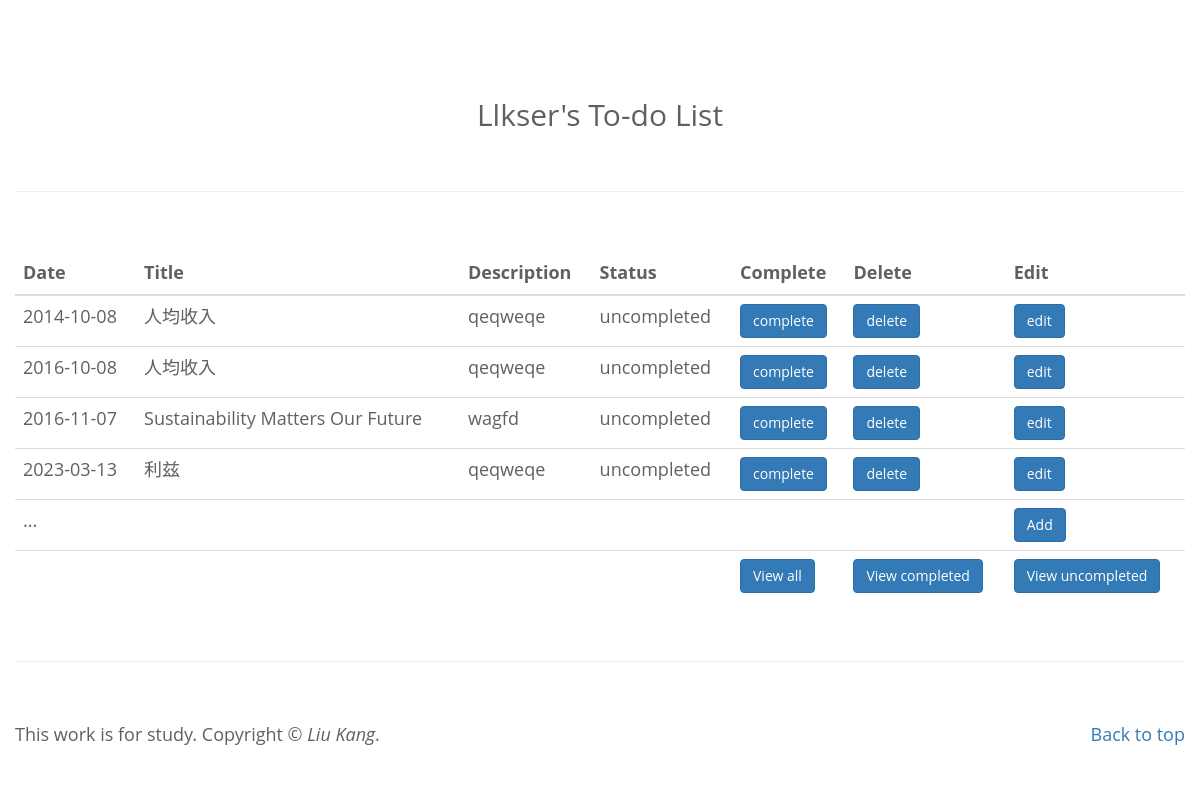
Page /viewUncompleted on the earlier database version.
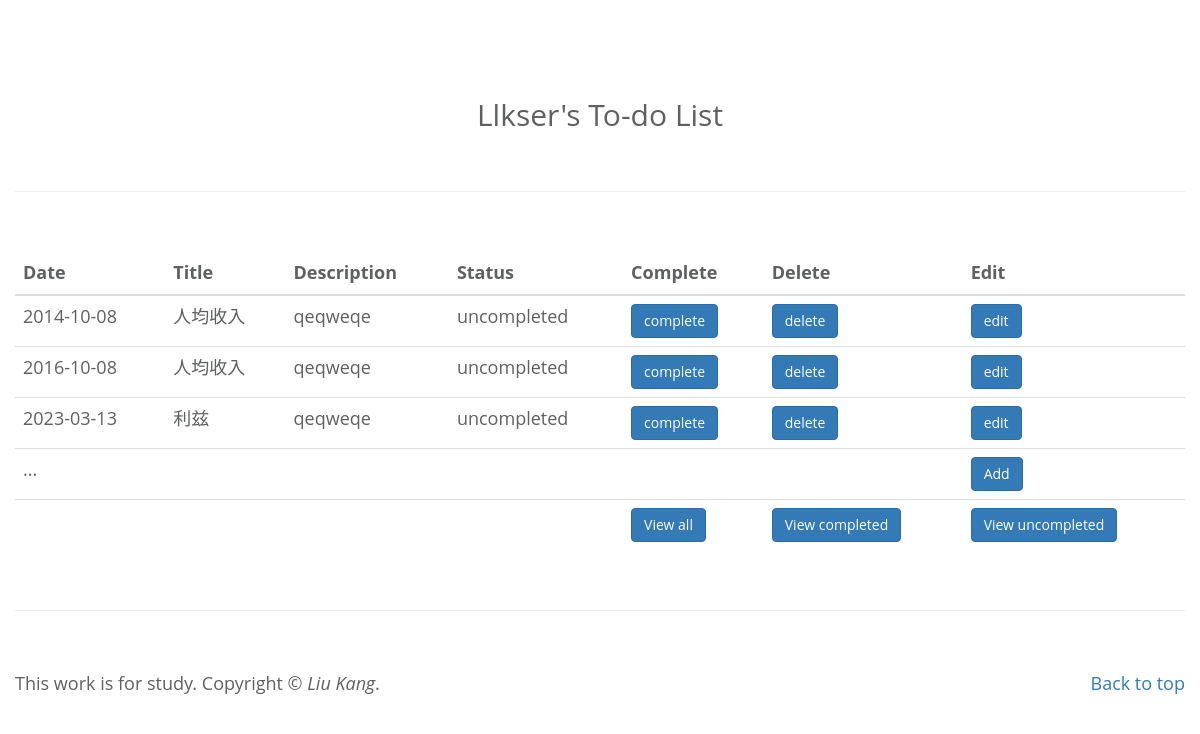
Same page on the later database version.
### app/models.py (models this page shows)
class Events(db.Model):
    eventID=db.Column(db.Integer, primary_key=True)
    date=db.Column(db.Date)
    title=db.Column(db.String(250))
    description=db.Column(db.String(250))
    isCompleted=db.Column(db.Boolean, default=False)

### app/views.py (the view)
@app.route('/viewUncompleted', methods=['GET'])
def viewUncompleted():
    EventsTable=Events.query.order_by('date').all()
    return render_template('view_uncompleted.html',
                            EventsTable=EventsTable,
                            )

### app/templates/view_uncompleted.html
{% extends "base.html" %}
{% block content %}
<table class="table">
    <thead>
        <tr>
            <th>Date</th>
            <th>Title</th>
            <th>Description</th>
            <th>Status</th>
            <th>Complete</th>
            <th>Delete</th>
            <th>Edit</th>
        </tr>
    </thead>
    <tbody>
        {% for Event in EventsTable %}
        {% if not Event.isCompleted %}
        <tr>
            <td>{{Event.date}}</td>
            <td>{{Event.title}}</td>
            <td>{{Event.description}}</td>
            {% if Event.isCompleted %}
                <td>completed</td>
                <td><a href="/change_event_status/{{Event.eventID}}"><button type="button" class="btn btn-primary">uncomplete</button></a></td>
            {% else %}
                <td>uncompleted</td>
                <td><a href="/change_event_status/{{Event.eventID}}"><button type="button" class="btn btn-primary">complete</button></a></td>
            {% endif %}
            <td><a href="/delete_event/{{Event.eventID}}"><button type="button" class="btn btn-primary">delete</button></a></td>
            <td><a href="/edit_event/{{Event.eventID}}"><button type="button" class="btn btn-primary">edit</button></a></td>
        </tr>
        {% endif %}
        {% endfor %}
        <tr>
            <td>...</td>
            <td></td>
            <td></td>
            <td></td>
            <td></td>
            <td></td>
            <td><a href="/add_event"><button type="button" class="btn btn-primary">Add</button></a></td>
        </tr>
        <tr>
            <td></td>
            <td></td>
            <td></td>
            <td></td>
            <td><a href="/"><button type="button" class="btn btn-primary">View all</button></a></td>
            <td><a href="/viewCompleted"><button type="button" class="btn btn-primary">View completed</button></a></td>
            <td><a href="/viewUncompleted"><button type="button" class="btn btn-primary">View uncompleted</button></a></td>
        </tr>
    </tbody>
</table>
{% endblock %}

Differences in the rows shown:
removed Events: date "2016-11-07", title "Sustainability Matters Our Future", description "wagfd"
